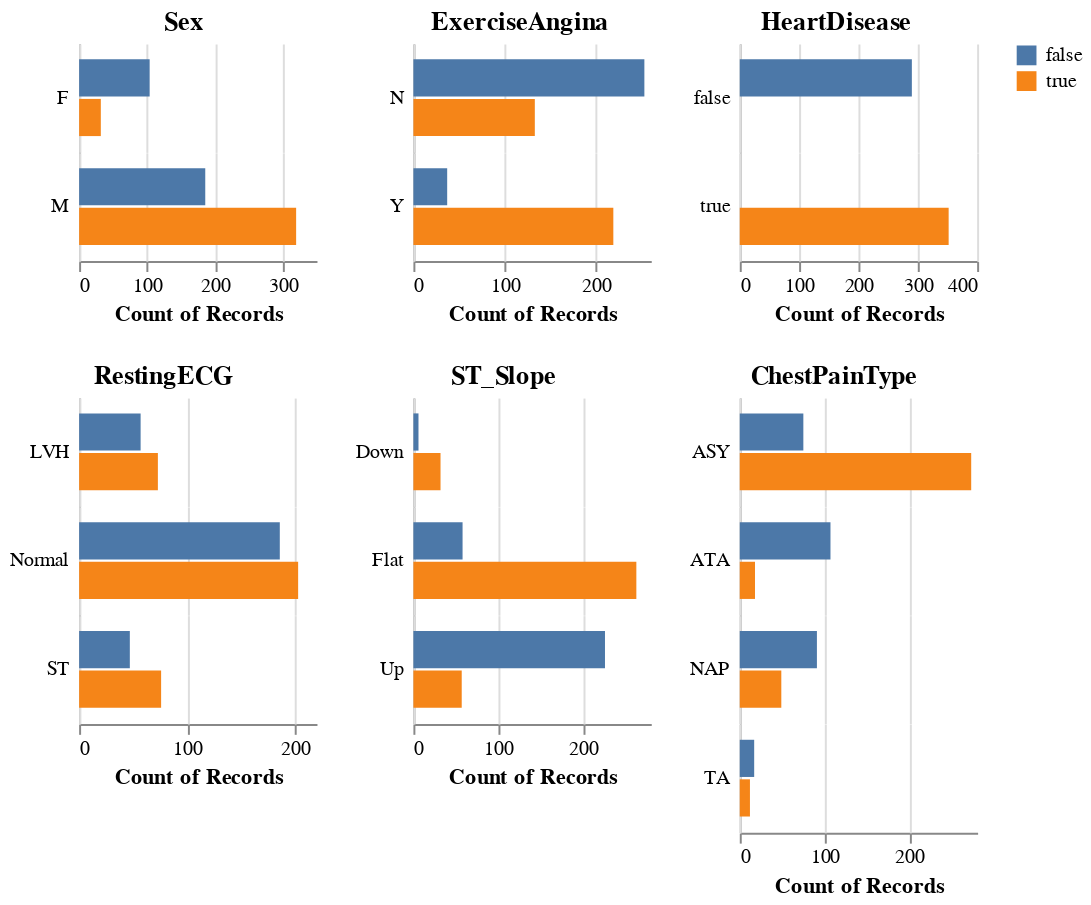

The notebook cell this image was saved under:
### Markdown cell above
_Figure 2. Comparison of numerical predictors, coloured by heart disease status._

### Code cell
aly.dist(train_df.assign(HeartDisease=lambda train_df: train_df['HeartDisease'].astype(object)), 
         dtype='object', color='HeartDisease')

### Figure 1 — Vega specification as saved in the notebook (floating-point values rounded to 4 significant figures)
{"$schema": "https://vega.github.io/schema/vega/v5.json", "data": [{"name": "source_0", "values": [{"HeartDisease": false, "Sex": "F", "__count": 104}, {"HeartDisease": false, "Sex": "M", "__count": 186}, {"HeartDisease": true, "Sex": "M", "__count": 320}, {"HeartDisease": true, "Sex": "F", "__count": 32}]}, {"name": "concat_0_concat_0_row_domain", "values": [{"Sex": "F", "count": 2}, {"Sex": "M", "count": 2}]}, {"name": "source_1", "values": [{"HeartDisease": true, "ExerciseAngina": "Y", "__count": 219}, {"HeartDisease": false, "ExerciseAngina": "N", "__count": 253}, {"HeartDisease": false, "ExerciseAngina": "Y", "__count": 37}, {"HeartDisease": true, "ExerciseAngina": "N", "__count": 133}]}, {"name": "concat_1_concat_0_row_domain", "values": [{"ExerciseAngina": "Y", "count": 2}, {"ExerciseAngina": "N", "count": 2}]}, {"name": "source_2", "values": [{"HeartDisease": true, "__count": 352}, {"HeartDisease": false, "__count": 290}]}, {"name": "concat_2_concat_0_row_domain", "values": [{"HeartDisease": true, "count": 1}, {"HeartDisease": false, "count": 1}]}, {"name": "source_3", "values": [{"HeartDisease": false, "RestingECG": "Normal", "__count": 186}, {"HeartDisease": true, "RestingECG": "Normal", "__count": 203}, {"HeartDisease": false, "RestingECG": "ST", "__count": 47}, {"HeartDisease": true, "RestingECG": "ST", "__count": 76}, {"HeartDisease": false, "RestingECG": "LVH", "__count": 57}, {"HeartDisease": true, "RestingECG": "LVH", "__count": 73}]}, {"name": "concat_3_concat_0_row_domain", "values": [{"RestingECG": "Normal", "count": 2}, {"RestingECG": "ST", "count": 2}, {"RestingECG": "LVH", "count": 2}]}, {"name": "source_4", "values": [{"HeartDisease": true, "ST_Slope": "Flat", "__count": 263}, {"HeartDisease": true, "ST_Slope": "Up", "__count": 57}, {"HeartDisease": false, "ST_Slope": "Up", "__count": 226}, {"HeartDisease": false, "ST_Slope": "Flat", "__count": 58}, {"HeartDisease": true, "ST_Slope": "Down", "__count": 32}, {"HeartDisease": false, "ST_Slope": "Down", "__count": 6}]}, {"name": "concat_4_concat_0_row_domain", "values": [{"ST_Slope": "Flat", "count": 2}, {"ST_Slope": "Up", "count": 2}, {"ST_Slope": "Down", "count": 2}]}, {"name": "source_5", "values": [{"HeartDisease": true, "ChestPainType": "ASY", "__count": 273}, {"HeartDisease": true, "ChestPainType": "NAP", "__count": 49}, {"HeartDisease": true, "ChestPainType": "ATA", "__count": 18}, {"HeartDisease": false, "ChestPainType": "ASY", "__count": 75}, {"HeartDisease": false, "ChestPainType": "NAP", "__count": 91}, {"HeartDisease": false, "ChestPainType": "ATA", "__count": 107}, {"HeartDisease": true, "ChestPainType": "TA", "__count": 12}, {"HeartDisease": false, "ChestPainType": "TA", "__count": 17}]}, {"name": "concat_5_concat_0_row_domain", "values": [{"ChestPainType": "ASY", "count": 2}, {"ChestPainType": "NAP", "count": 2}, {"ChestPainType": "ATA", "count": 2}, {"ChestPainType": "TA", "count": 2}]}, {"name": "source_0_color_domain_HeartDisease_0", "values": [{"HeartDisease": false}, {"HeartDisease": true}]}, {"name": "source_1_color_domain_HeartDisease_1", "values": [{"HeartDisease": true}, {"HeartDisease": false}]}, {"name": "source_2_color_domain_HeartDisease_2", "values": [{"HeartDisease": true}, {"HeartDisease": false}]}, {"name": "source_3_color_domain_HeartDisease_3", "values": [{"HeartDisease": false}, {"HeartDisease": true}]}, {"name": "source_4_color_domain_HeartDisease_4", "values": [{"HeartDisease": true}, {"HeartDisease": false}]}, {"name": "source_5_color_domain_HeartDisease_5", "values": [{"HeartDisease": true}, {"HeartDisease": false}]}, {"name": "source_0_concat_0_concat_0_x_domain___count", "values": [{"min": 32, "max": 320}]}, {"name": "source_0_concat_0_concat_0_y_domain_HeartDisease", "values": [{"HeartDisease": false}, {"HeartDisease": true}]}, {"name": "source_1_concat_1_concat_0_x_domain___count", "values": [{"min": 37, "max": 253}]}, {"name": "source_1_concat_1_concat_0_y_domain_HeartDisease", "values": [{"HeartDisease": true}, {"HeartDisease": false}]}, {"name": "source_2_concat_2_concat_0_x_domain___count", "values": [{"min": 290, "max": 352}]}, {"name": "source_2_concat_2_concat_0_y_domain_HeartDisease", "values": [{"HeartDisease": true}, {"HeartDisease": false}]}, {"name": "source_3_concat_3_concat_0_x_domain___count", "values": [{"min": 47, "max": 203}]}, {"name": "source_3_concat_3_concat_0_y_domain_HeartDisease", "values": [{"HeartDisease": false}, {"HeartDisease": true}]}, {"name": "source_4_concat_4_concat_0_x_domain___count", "values": [{"min": 6, "max": 263}]}, {"name": "source_4_concat_4_concat_0_y_domain_HeartDisease", "values": [{"HeartDisease": true}, {"HeartDisease": false}]}, {"name": "source_5_concat_5_concat_0_x_domain___count", "values": [{"min": 12, "max": 273}]}, {"name": "source_5_concat_5_concat_0_y_domain_HeartDisease", "values": [{"HeartDisease": true}, {"HeartDisease": false}]}], "signals": [{"name": "concat_0_concat_0_child_width", "value": 120}, {"name": "concat_0_concat_0_y_step", "value": 20}, {"name": "concat_0_concat_0_child_height", "update": "bandspace(domain('concat_0_concat_0_y').length, 0.06, 0.4) * concat_0_concat_0_y_step"}, {"name": "concat_1_concat_0_child_width", "value": 120}, {"name": "concat_1_concat_0_y_step", "value": 20}, {"name": "concat_1_concat_0_child_height", "update": "bandspace(domain('concat_1_concat_0_y').length, 0.06, 0.4) * concat_1_concat_0_y_step"}, {"name": "concat_2_concat_0_child_width", "value": 120}, {"name": "concat_2_concat_0_y_step", "value": 20}, {"name": "concat_2_concat_0_child_height", "update": "bandspace(domain('concat_2_concat_0_y').length, 0.06, 0.4) * concat_2_concat_0_y_step"}, {"name": "concat_3_concat_0_child_width", "value": 120}, {"name": "concat_3_concat_0_y_step", "value": 20}, {"name": "concat_3_concat_0_child_height", "update": "bandspace(domain('concat_3_concat_0_y').length, 0.06, 0.4) * concat_3_concat_0_y_step"}, {"name": "concat_4_concat_0_child_width", "value": 120}, {"name": "concat_4_concat_0_y_step", "value": 20}, {"name": "concat_4_concat_0_child_height", "update": "bandspace(domain('concat_4_concat_0_y').length, 0.06, 0.4) * concat_4_concat_0_y_step"}, {"name": "concat_5_concat_0_child_width", "value": 120}, {"name": "concat_5_concat_0_y_step", "value": 20}, {"name": "concat_5_concat_0_child_height", "update": "bandspace(domain('concat_5_concat_0_y').length, 0.06, 0.4) * concat_5_concat_0_y_step"}], "marks": [{"type": "group", "name": "concat_0_group", "marks": [{"type": "group", "name": "concat_0_concat_0_group", "marks": [{"type": "group", "name": "concat_0_concat_0_row_header", "from": {"data": "concat_0_concat_0_row_domain"}, "sort": {"field": "datum[\"Sex\"]", "order": "ascending"}, "encode": {"update": {"height": {"signal": "concat_0_concat_0_child_height"}}}, "axes": [{"scale": "concat_0_concat_0_y", "zindex": 0, "domain": true, "orient": "left", "ticks": false, "grid": false, "labels": false}], "title": {"text": {"signal": "isValid(parent[\"Sex\"]) ? parent[\"Sex\"] : \"\"+parent[\"Sex\"]"}, "baseline": "middle", "offset": 5, "align": "left", "angle": 0, "frame": "group", "orient": "left", "style": "guide-label"}, "role": "row-header"}, {"type": "group", "name": "concat_0_concat_0_column_footer", "encode": {"update": {"width": {"signal": "concat_0_concat_0_child_width"}}}, "axes": [{"scale": "concat_0_concat_0_x", "orient": "bottom", "tickCount": {"signal": "ceil(concat_0_concat_0_child_width/40)"}, "title": "Count of Records", "labelFlush": true, "labelOverlap": true, "zindex": 0, "grid": false}], "role": "column-footer"}, {"type": "group", "name": "concat_0_concat_0_cell", "from": {"facet": {"data": "source_0", "name": "concat_0_concat_0_facet", "groupby": ["Sex"]}}, "sort": {"field": ["datum[\"Sex\"]"], "order": ["ascending"]}, "encode": {"update": {"width": {"signal": "concat_0_concat_0_child_width"}, "height": {"signal": "concat_0_concat_0_child_height"}}}, "marks": [{"type": "rect", "name": "concat_0_concat_0_child_marks", "from": {"data": "concat_0_concat_0_facet"}, "encode": {"update": {"height": {"signal": "max(0.25, bandwidth('concat_0_concat_0_y'))"}, "y": {"field": "HeartDisease", "scale": "concat_0_concat_0_y"}, "x2": {"value": 0, "scale": "concat_0_concat_0_x"}, "fill": {"field": "HeartDisease", "scale": "color"}, "x": {"field": "__count", "scale": "concat_0_concat_0_x"}}}, "style": ["bar"]}], "axes": [{"scale": "concat_0_concat_0_x", "maxExtent": 0, "labels": false, "minExtent": 0, "zindex": 0, "gridScale": "concat_0_concat_0_y", "tickCount": {"signal": "ceil(concat_0_concat_0_child_width/40)"}, "ticks": false, "grid": true, "orient": "bottom", "aria": false, "domain": false}], "style": "cell"}], "layout": {"padding": 0, "columns": 1, "bounds": "full", "align": "all"}}], "title": {"text": "Sex", "anchor": "middle"}, "layout": {"padding": 20, "columns": 1, "bounds": "full", "align": "each"}}, {"type": "group", "name": "concat_1_group", "marks": [{"type": "group", "name": "concat_1_concat_0_group", "marks": [{"type": "group", "name": "concat_1_concat_0_row_header", "from": {"data": "concat_1_concat_0_row_domain"}, "sort": {"field": "datum[\"ExerciseAngina\"]", "order": "ascending"}, "encode": {"update": {"height": {"signal": "concat_1_concat_0_child_height"}}}, "axes": [{"scale": "concat_1_concat_0_y", "domain": true, "labels": false, "ticks": false, "zindex": 0, "orient": "left", "grid": false}], "title": {"text": {"signal": "isValid(parent[\"ExerciseAngina\"]) ? parent[\"ExerciseAngina\"] : \"\"+parent[\"ExerciseAngina\"]"}, "angle": 0, "orient": "left", "frame": "group", "align": "left", "offset": 5, "style": "guide-label", "baseline": "middle"}, "role": "row-header"}, {"type": "group", "name": "concat_1_concat_0_column_footer", "encode": {"update": {"width": {"signal": "concat_1_concat_0_child_width"}}}, "axes": [{"scale": "concat_1_concat_0_x", "labelFlush": true, "title": "Count of Records", "orient": "bottom", "zindex": 0, "tickCount": {"signal": "ceil(concat_1_concat_0_child_width/40)"}, "labelOverlap": true, "grid": false}], "role": "column-footer"}, {"type": "group", "name": "concat_1_concat_0_cell", "from": {"facet": {"data": "source_1", "name": "concat_1_concat_0_facet", "groupby": ["ExerciseAngina"]}}, "sort": {"field": ["datum[\"ExerciseAngina\"]"], "order": ["ascending"]}, "encode": {"update": {"width": {"signal": "concat_1_concat_0_child_width"}, "height": {"signal": "concat_1_concat_0_child_height"}}}, "marks": [{"type": "rect", "name": "concat_1_concat_0_child_marks", "from": {"data": "concat_1_concat_0_facet"}, "encode": {"update": {"height": {"signal": "max(0.25, bandwidth('concat_1_concat_0_y'))"}, "fill": {"field": "HeartDisease", "scale": "color"}, "x": {"field": "__count", "scale": "concat_1_concat_0_x"}, "x2": {"value": 0, "scale": "concat_1_concat_0_x"}, "y": {"field": "HeartDisease", "scale": "concat_1_concat_0_y"}}}, "style": ["bar"]}], "axes": [{"scale": "concat_1_concat_0_x", "minExtent": 0, "tickCount": {"signal": "ceil(concat_1_concat_0_child_width/40)"}, "ticks": false, "zindex": 0, "orient": "bottom", "gridScale": "concat_1_concat_0_y", "grid": true, "labels": false, "aria": false, "domain": false, "maxExtent": 0}], "style": "cell"}], "layout": {"padding": 0, "columns": 1, "bounds": "full", "align": "all"}}], "title": {"text": "ExerciseAngina", "anchor": "middle"}, "layout": {"padding": 20, "columns": 1, "bounds": "full", "align": "each"}}, {"type": "group", "name": "concat_2_group", "marks": [{"type": "group", "name": "concat_2_concat_0_group", "marks": [{"type": "group", "name": "concat_2_concat_0_row_header", "from": {"data": "concat_2_concat_0_row_domain"}, "sort": {"field": "datum[\"HeartDisease\"]", "order": "ascending"}, "encode": {"update": {"height": {"signal": "concat_2_concat_0_child_height"}}}, "axes": [{"scale": "concat_2_concat_0_y", "zindex": 0, "grid": false, "orient": "left", "domain": true, "labels": false, "ticks": false}], "title": {"text": {"signal": "isValid(parent[\"HeartDisease\"]) ? parent[\"HeartDisease\"] : \"\"+parent[\"HeartDisease\"]"}, "orient": "left", "baseline": "middle", "align": "left", "angle": 0, "offset": 5, "style": "guide-label", "frame": "group"}, "role": "row-header"}, {"type": "group", "name": "concat_2_concat_0_column_footer", "encode": {"update": {"width": {"signal": "concat_2_concat_0_child_width"}}}, "axes": [{"scale": "concat_2_concat_0_x", "tickCount": {"signal": "ceil(concat_2_concat_0_child_width/40)"}, "labelOverlap": true, "title": "Count of Records", "orient": "bottom", "zindex": 0, "grid": false, "labelFlush": true}], "role": "column-footer"}, {"type": "group", "name": "concat_2_concat_0_cell", "from": {"facet": {"data": "source_2", "name": "concat_2_concat_0_facet", "groupby": ["HeartDisease"]}}, "sort": {"field": ["datum[\"HeartDisease\"]"], "order": ["ascending"]}, "encode": {"update": {"height": {"signal": "concat_2_concat_0_child_height"}, "width": {"signal": "concat_2_concat_0_child_width"}}}, "marks": [{"type": "rect", "name": "concat_2_concat_0_child_marks", "from": {"data": "concat_2_concat_0_facet"}, "encode": {"update": {"x": {"field": "__count", "scale": "concat_2_concat_0_x"}, "fill": {"field": "HeartDisease", "scale": "color"}, "x2": {"value": 0, "scale": "concat_2_concat_0_x"}, "y": {"field": "HeartDisease", "scale": "concat_2_concat_0_y"}, "height": {"signal": "max(0.25, bandwidth('concat_2_concat_0_y'))"}}}, "style": ["bar"]}], "axes": [{"scale": "concat_2_concat_0_x", "aria": false, "gridScale": "concat_2_concat_0_y", "labels": false, "domain": false, "tickCount": {"signal": "ceil(concat_2_concat_0_child_width/40)"}, "maxExtent": 0, "grid": true, "minExtent": 0, "zindex": 0, "ticks": false, "orient": "bottom"}], "style": "cell"}], "layout": {"padding": 0, "columns": 1, "bounds": "full", "align": "all"}}], "title": {"text": "HeartDisease", "anchor": "middle"}, "layout": {"padding": 20, "columns": 1, "bounds": "full", "align": "each"}}, {"type": "group", "name": "concat_3_group", "marks": [{"type": "group", "name": "concat_3_concat_0_group", "marks": [{"type": "group", "name": "concat_3_concat_0_row_header", "from": {"data": "concat_3_concat_0_row_domain"}, "sort": {"field": "datum[\"RestingECG\"]", "order": "ascending"}, "encode": {"update": {"height": {"signal": "concat_3_concat_0_child_height"}}}, "axes": [{"scale": "concat_3_concat_0_y", "grid": false, "labels": false, "ticks": false, "zindex": 0, "orient": "left", "domain": true}], "title": {"text": {"signal": "isValid(parent[\"RestingECG\"]) ? parent[\"RestingECG\"] : \"\"+parent[\"RestingECG\"]"}, "frame": "group", "style": "guide-label", "angle": 0, "orient": "left", "align": "left", "offset": 5, "baseline": "middle"}, "role": "row-header"}, {"type": "group", "name": "concat_3_concat_0_column_footer", "encode": {"update": {"width": {"signal": "concat_3_concat_0_child_width"}}}, "axes": [{"scale": "concat_3_concat_0_x", "zindex": 0, "grid": false, "tickCount": {"signal": "ceil(concat_3_concat_0_child_width/40)"}, "title": "Count of Records", "labelOverlap": true, "orient": "bottom", "labelFlush": true}], "role": "column-footer"}, {"type": "group", "name": "concat_3_concat_0_cell", "from": {"facet": {"data": "source_3", "name": "concat_3_concat_0_facet", "groupby": ["RestingECG"]}}, "sort": {"field": ["datum[\"RestingECG\"]"], "order": ["ascending"]}, "encode": {"update": {"width": {"signal": "concat_3_concat_0_child_width"}, "height": {"signal": "concat_3_concat_0_child_height"}}}, "marks": [{"type": "rect", "name": "concat_3_concat_0_child_marks", "from": {"data": "concat_3_concat_0_facet"}, "encode": {"update": {"x2": {"value": 0, "scale": "concat_3_concat_0_x"}, "height": {"signal": "max(0.25, bandwidth('concat_3_concat_0_y'))"}, "x": {"field": "__count", "scale": "concat_3_concat_0_x"}, "y": {"field": "HeartDisease", "scale": "concat_3_concat_0_y"}, "fill": {"field": "HeartDisease", "scale": "color"}}}, "style": ["bar"]}], "axes": [{"scale": "concat_3_concat_0_x", "labels": false, "aria": false, "maxExtent": 0, "minExtent": 0, "gridScale": "concat_3_concat_0_y", "grid": true, "orient": "bottom", "domain": false, "ticks": false, "zindex": 0, "tickCount": {"signal": "ceil(concat_3_concat_0_child_width/40)"}}], "style": "cell"}], "layout": {"padding": 0, "columns": 1, "bounds": "full", "align": "all"}}], "title": {"text": "RestingECG", "anchor": "middle"}, "layout": {"padding": 20, "columns": 1, "bounds": "full", "align": "each"}}, {"type": "group", "name": "concat_4_group", "marks": [{"type": "group", "name": "concat_4_concat_0_group", "marks": [{"type": "group", "name": "concat_4_concat_0_row_header", "from": {"data": "concat_4_concat_0_row_domain"}, "sort": {"field": "datum[\"ST_Slope\"]", "order": "ascending"}, "encode": {"update": {"height": {"signal": "concat_4_concat_0_child_height"}}}, "axes": [{"scale": "concat_4_concat_0_y", "grid": false, "orient": "left", "domain": true, "ticks": false, "labels": false, "zindex": 0}], "title": {"text": {"signal": "isValid(parent[\"ST_Slope\"]) ? parent[\"ST_Slope\"] : \"\"+parent[\"ST_Slope\"]"}, "angle": 0, "offset": 5, "frame": "group", "orient": "left", "style": "guide-label", "baseline": "middle", "align": "left"}, "role": "row-header"}, {"type": "group", "name": "concat_4_concat_0_column_footer", "encode": {"update": {"width": {"signal": "concat_4_concat_0_child_width"}}}, "axes": [{"scale": "concat_4_concat_0_x", "grid": false, "orient": "bottom", "zindex": 0, "labelOverlap": true, "title": "Count of Records", "labelFlush": true, "tickCount": {"signal": "ceil(concat_4_concat_0_child_width/40)"}}], "role": "column-footer"}, {"type": "group", "name": "concat_4_concat_0_cell", "from": {"facet": {"data": "source_4", "name": "concat_4_concat_0_facet", "groupby": ["ST_Slope"]}}, "sort": {"field": ["datum[\"ST_Slope\"]"], "order": ["ascending"]}, "encode": {"update": {"width": {"signal": "concat_4_concat_0_child_width"}, "height": {"signal": "concat_4_concat_0_child_height"}}}, "marks": [{"type": "rect", "name": "concat_4_concat_0_child_marks", "from": {"data": "concat_4_concat_0_facet"}, "encode": {"update": {"x2": {"value": 0, "scale": "concat_4_concat_0_x"}, "height": {"signal": "max(0.25, bandwidth('concat_4_concat_0_y'))"}, "x": {"field": "__count", "scale": "concat_4_concat_0_x"}, "y": {"field": "HeartDisease", "scale": "concat_4_concat_0_y"}, "fill": {"field": "HeartDisease", "scale": "color"}}}, "style": ["bar"]}], "axes": [{"scale": "concat_4_concat_0_x", "grid": true, "orient": "bottom", "tickCount": {"signal": "ceil(concat_4_concat_0_child_width/40)"}, "domain": false, "maxExtent": 0, "gridScale": "concat_4_concat_0_y", "ticks": false, "zindex": 0, "aria": false, "minExtent": 0, "labels": false}], "style": "cell"}], "layout": {"padding": 0, "columns": 1, "bounds": "full", "align": "all"}}], "title": {"text": "ST_Slope", "anchor": "middle"}, "layout": {"padding": 20, "columns": 1, "bounds": "full", "align": "each"}}, {"type": "group", "name": "concat_5_group", "marks": [{"type": "group", "name": "concat_5_concat_0_group", "marks": [{"type": "group", "name": "concat_5_concat_0_row_header", "from": {"data": "concat_5_concat_0_row_domain"}, "sort": {"field": "datum[\"ChestPainType\"]", "order": "ascending"}, "encode": {"update": {"height": {"signal": "concat_5_concat_0_child_height"}}}, "axes": [{"scale": "concat_5_concat_0_y", "orient": "left", "domain": true, "grid": false, "labels": false, "ticks": false, "zindex": 0}], "title": {"text": {"signal": "isValid(parent[\"ChestPainType\"]) ? parent[\"ChestPainType\"] : \"\"+parent[\"ChestPainType\"]"}, "style": "guide-label", "frame": "group", "align": "left", "orient": "left", "angle": 0, "offset": 5, "baseline": "middle"}, "role": "row-header"}, {"type": "group", "name": "concat_5_concat_0_column_footer", "encode": {"update": {"width": {"signal": "concat_5_concat_0_child_width"}}}, "axes": [{"scale": "concat_5_concat_0_x", "title": "Count of Records", "labelOverlap": true, "labelFlush": true, "orient": "bottom", "grid": false, "tickCount": {"signal": "ceil(concat_5_concat_0_child_width/40)"}, "zindex": 0}], "role": "column-footer"}, {"type": "group", "name": "concat_5_concat_0_cell", "from": {"facet": {"data": "source_5", "name": "concat_5_concat_0_facet", "groupby": ["ChestPainType"]}}, "sort": {"field": ["datum[\"ChestPainType\"]"], "order": ["ascending"]}, "encode": {"update": {"width": {"signal": "concat_5_concat_0_child_width"}, "height": {"signal": "concat_5_concat_0_child_height"}}}, "marks": [{"type": "rect", "name": "concat_5_concat_0_child_marks", "from": {"data": "concat_5_concat_0_facet"}, "encode": {"update": {"height": {"signal": "max(0.25, bandwidth('concat_5_concat_0_y'))"}, "x2": {"value": 0, "scale": "concat_5_concat_0_x"}, "x": {"field": "__count", "scale": "concat_5_concat_0_x"}, "y": {"field": "HeartDisease", "scale": "concat_5_concat_0_y"}, "fill": {"field": "HeartDisease", "scale": "color"}}}, "style": ["bar"]}], "axes": [{"scale": "concat_5_concat_0_x", "zindex": 0, "ticks": false, "domain": false, "grid": true, "minExtent": 0, "orient": "bottom", "gridScale": "concat_5_concat_0_y", "aria": false, "maxExtent": 0, "tickCount": {"signal": "ceil(concat_5_concat_0_child_width/40)"}, "labels": false}], "style": "cell"}], "layout": {"padding": 0, "columns": 1, "bounds": "full", "align": "all"}}], "title": {"text": "ChestPainType", "anchor": "middle"}, "layout": {"padding": 20, "columns": 1, "bounds": "full", "align": "each"}}], "scales": [{"name": "color", "type": "ordinal", "domain": {"fields": [{"data": "source_0_color_domain_HeartDisease_0", "field": "HeartDisease"}, {"data": "source_1_color_domain_HeartDisease_1", "field": "HeartDisease"}, {"data": "source_2_color_domain_HeartDisease_2", "field": "HeartDisease"}, {"data": "source_3_color_domain_HeartDisease_3", "field": "HeartDisease"}, {"data": "source_4_color_domain_HeartDisease_4", "field": "HeartDisease"}, {"data": "source_5_color_domain_HeartDisease_5", "field": "HeartDisease"}], "sort": true}, "range": "category"}, {"name": "concat_0_concat_0_x", "type": "linear", "domain": [{"signal": "(data(\"source_0_concat_0_concat_0_x_domain___count\")[0] || {}).min"}, {"signal": "(data(\"source_0_concat_0_concat_0_x_domain___count\")[0] || {}).max"}], "range": [0, {"signal": "concat_0_concat_0_child_width"}], "zero": true, "nice": true}, {"name": "concat_0_concat_0_y", "type": "band", "domain": {"data": "source_0_concat_0_concat_0_y_domain_HeartDisease", "field": "HeartDisease", "sort": true}, "range": {"step": {"signal": "concat_0_concat_0_y_step"}}, "paddingOuter": 0.4, "paddingInner": 0.06}, {"name": "concat_1_concat_0_x", "type": "linear", "domain": [{"signal": "(data(\"source_1_concat_1_concat_0_x_domain___count\")[0] || {}).min"}, {"signal": "(data(\"source_1_concat_1_concat_0_x_domain___count\")[0] || {}).max"}], "range": [0, {"signal": "concat_1_concat_0_child_width"}], "nice": true, "zero": true}, {"name": "concat_1_concat_0_y", "type": "band", "domain": {"data": "source_1_concat_1_concat_0_y_domain_HeartDisease", "field": "HeartDisease", "sort": true}, "range": {"step": {"signal": "concat_1_concat_0_y_step"}}, "paddingInner": 0.06, "paddingOuter": 0.4}, {"name": "concat_2_concat_0_x", "type": "linear", "domain": [{"signal": "(data(\"source_2_concat_2_concat_0_x_domain___count\")[0] || {}).min"}, {"signal": "(data(\"source_2_concat_2_concat_0_x_domain___count\")[0] || {}).max"}], "range": [0, {"signal": "concat_2_concat_0_child_width"}], "nice": true, "zero": true}, {"name": "concat_2_concat_0_y", "type": "band", "domain": {"data": "source_2_concat_2_concat_0_y_domain_HeartDisease", "field": "HeartDisease", "sort": true}, "range": {"step": {"signal": "concat_2_concat_0_y_step"}}, "paddingInner": 0.06, "paddingOuter": 0.4}, {"name": "concat_3_concat_0_x", "type": "linear", "domain": [{"signal": "(data(\"source_3_concat_3_concat_0_x_domain___count\")[0] || {}).min"}, {"signal": "(data(\"source_3_concat_3_concat_0_x_domain___count\")[0] || {}).max"}], "range": [0, {"signal": "concat_3_concat_0_child_width"}], "zero": true, "nice": true}, {"name": "concat_3_concat_0_y", "type": "band", "domain": {"data": "source_3_concat_3_concat_0_y_domain_HeartDisease", "field": "HeartDisease", "sort": true}, "range": {"step": {"signal": "concat_3_concat_0_y_step"}}, "paddingInner": 0.06, "paddingOuter": 0.4}, {"name": "concat_4_concat_0_x", "type": "linear", "domain": [{"signal": "(data(\"source_4_concat_4_concat_0_x_domain___count\")[0] || {}).min"}, {"signal": "(data(\"source_4_concat_4_concat_0_x_domain___count\")[0] || {}).max"}], "range": [0, {"signal": "concat_4_concat_0_child_width"}], "zero": true, "nice": true}, {"name": "concat_4_concat_0_y", "type": "band", "domain": {"data": "source_4_concat_4_concat_0_y_domain_HeartDisease", "field": "HeartDisease", "sort": true}, "range": {"step": {"signal": "concat_4_concat_0_y_step"}}, "paddingOuter": 0.4, "paddingInner": 0.06}, {"name": "concat_5_concat_0_x", "type": "linear", "domain": [{"signal": "(data(\"source_5_concat_5_concat_0_x_domain___count\")[0] || {}).min"}, {"signal": "(data(\"source_5_concat_5_concat_0_x_domain___count\")[0] || {}).max"}], "range": [0, {"signal": "concat_5_concat_0_child_width"}], "nice": true, "zero": true}, {"name": "concat_5_concat_0_y", "type": "band", "domain": {"data": "source_5_concat_5_concat_0_y_domain_HeartDisease", "field": "HeartDisease", "sort": true}, "range": {"step": {"signal": "concat_5_concat_0_y_step"}}, "paddingOuter": 0.4, "paddingInner": 0.06}], "padding": 5, "layout": {"padding": 20, "columns": 3, "bounds": "full", "align": "each"}, "background": "white", "config": {"style": {"cell": {"stroke": null}}}, "legends": [{"fill": "color", "symbolType": "square"}]}
